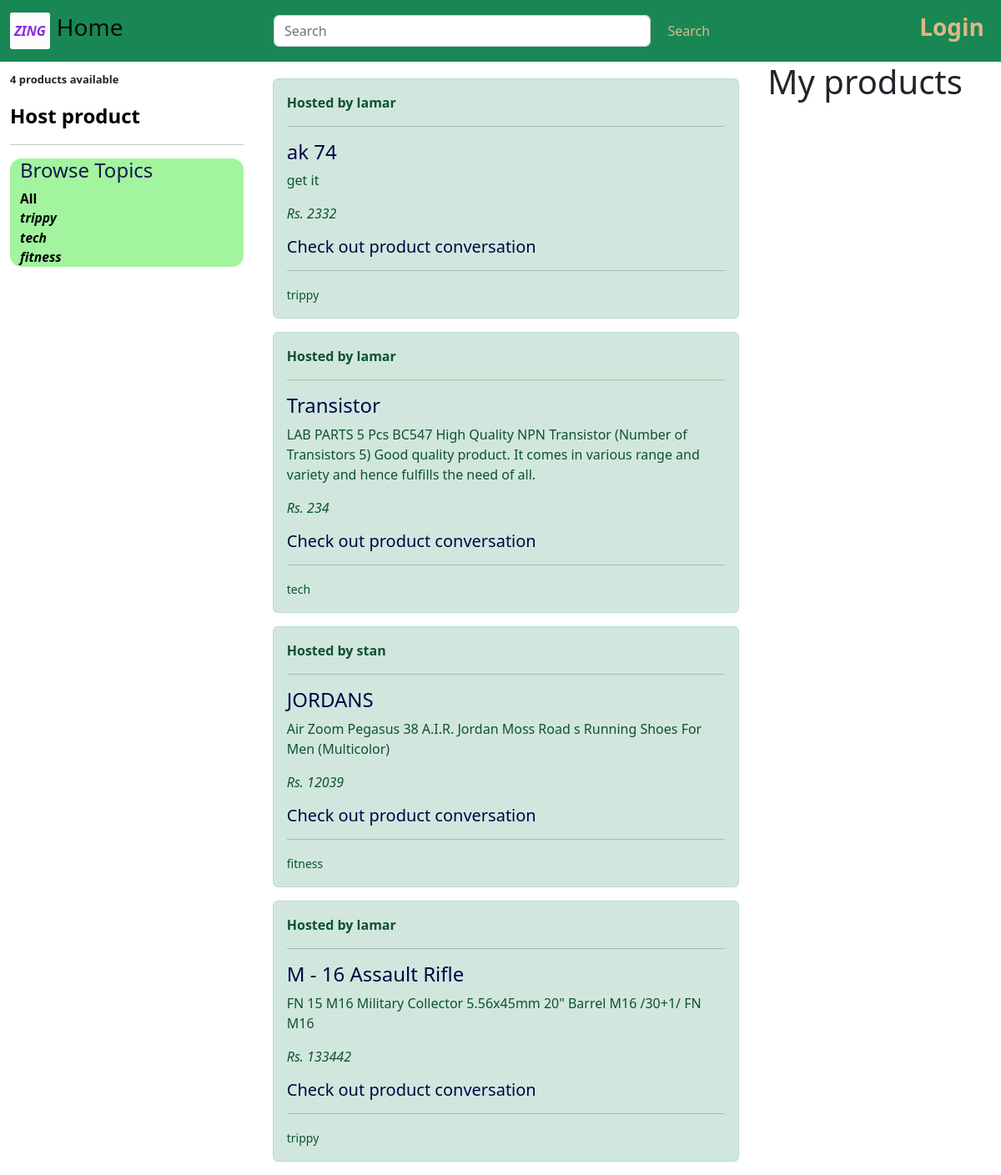
The page / on the database its author committed.
### base/models.py (models this page shows, shortened)
class category1(models.Model):
    name = models.CharField(max_length=200)
    def __str__(self):
        return self.name

class Productd(models.Model):
    category = models.ForeignKey(category1,on_delete=models.CASCADE,null=True)
    owner = models.ForeignKey(User,on_delete=models.CASCADE,null=True)
    product_name = models.CharField(max_length=500)
    price = models.IntegerField()
    description = models.TextField(max_length=1000)
    created = models.DateTimeField(auto_now_add=True)
    class Meta:
        ordering = ['created']

### base/views.py (the view)
# urls.py: path('', views.home,name='home'),
def home(request):
    q=request.GET.get('q')
    if request.GET.get('q')!=None:
        products223 = Productd.objects.filter(Q(category__name__icontains=q)
                                             |Q(product_name__icontains=q))
        categories = category1.objects.all()
    else:
        products223 = Productd.objects.all()
        categories = category1.objects.all()
    product_count=Productd.objects.all().count()
    context = {'products223':products223,'categories':categories,'product_count':product_count}
    return render(request,'base/home.html',context)

### base/templates/base/home.html (shortened to what this page needs)
{% extends "main.html" %}
{% block content %}
<div class="home-container">
  <div class="sidebar">
    <div class="cr">
      <b><p>{{product_count}} products available</p></b>
      <a href="{% url 'create-product' %}">Host product</a>
      <hr>
    </div>
    <div class="br">
      <h4>Browse Topics</h4>
    <a href="{% url 'home' %}">All</a>
    <br>
    {% for category in categories %}
      <i><a href="{% url 'home' %}?q={{category.name}}">{{category.name}}</a></i>
      <br>
    {% endfor %}
    </div>
  </div>
  <div class="products">
    {% for product in products223 %}
      {% if request.user != product.owner %}
    <div class="alert alert-success" role="alert">
      <b><span>Hosted by {{product.owner}}</span></b>
      <hr>
      <h4 class="alert-heading"><a href="#">{{product.product_name}}</a></h4>
      <p>{{product.description}}</p>
      <i><p>Rs. {{product.price}}</p></i>
      <h5><a href="{% url 'chat' product.id %}">Check out product conversation</a></h5>
      <hr>
      <p class="mb-0"><small>{{product.category}}</small></p>
    </div>
    {% endif %}
    {% endfor %}
    </div>
  <div class="mine">
    <h1>My products</h1>
    <br>
  </div>
</div>
{% endblock %}

### templates/main.html (shortened to what this page needs)
{% load static %}
<!DOCTYPE html>
<html lang="en">
<head>
    <link rel="stylesheet" type="text/css" href="{% static  'base/css/bootstrap.css' %}"/>
</head>
<body>
    {% include "navbar.html" %}
    {% block content %}
    {% endblock  %}
</body>
</html>

### templates/navbar.html (shortened to what this page needs)
<nav class="navbar navbar-expand-lg bg-success">
    <div class="container-fluid">
        <ul class="nav nav-pills nav-fill">
        <li class="nav-item1">
            <a href="{% url 'home' %}">ZING</a>
        </li>
        </ul>
      <div class="collapse navbar-collapse" id="navbarSupportedContent">
        <div class="nav1">
            <ul class="navbar-nav me-auto mb-2 mb-lg-0">
                <li class="nav-item">
                  <h3><a class="nav-link active" aria-current="page" href="{% url 'home' %}">Home</a></h3>
                </li>
            </ul>
        </div>
        <div class="nav2">
            <form class="d-flex" role="search" action="{% url 'home' %}" method="GET" >
                <input class="form-control me-2" type="search" name="q" placeholder="Search" aria-label="Search">
                <button class="btn btn-outline-success" type="submit">Search</button>
              </form>
        </div>
        <div class="nav3">
            <ul class="navbar-nav me-auto mb-2 mb-lg-0">
                {% if request.user.is_authenticated %}
                <li class="nav-item">
                  <h3><a class="nav-link" href="{% url 'logout' %}">Logout</a></h3>
                </li>
                {% else %}
                <li class="nav-item">
                    <h3><a class="nav-link" href="{% url 'login' %}">Login</a></h3>
                </li>
                {% endif %}
              </ul>
        </div>
      </div>
    </div>
</nav>

### templates/navbar.html (style rules this page uses)
.nav1 { flex: 1; }
.nav2 { flex: 2; }
.nav2 button { color: burlywood; }
.nav3 a { color: burlywood; font-weight: bold; }
.nav3 { padding-left: 230px; }
.nav-item1 { background-color: rgb(251, 251, 251); border-radius: 3px; padding: 10px; padding-left: 5px; padding-right: 5px; }
.nav-item1 a { font-weight: 700; font-style: oblique; text-decoration: none; color: blueviolet; }

### base/templates/base/home.html (style rules this page uses)
.home-container { display: flex; flex-direction: row; font-size:medium; }
.sidebar { padding: 1%; flex: 1; padding-right: 35px; border-radius: 3px; font-size:small; align-items: center; }
.products { flex:2; padding-top: 20px; }
.products a { text-decoration: none; color: rgb(3, 3, 71); }
.mine { flex: 1; padding-left: 34px; }
.br { background-color: rgb(163, 244, 158); border-radius: 14px; padding-left: 12px; align-items: center; }
.br h4 { font-style: normal; color: rgb(24, 24, 77); }
.br a { text-decoration: none; color: black; padding-top: 5px; font-weight: 600; font-size: larger; }
.cr a { text-decoration: none; color: black; font-weight:bold; font-size: x-large; }

### rows shown on the page
category1: name "trippy"
category1: name "tech"
category1: name "fitness"
Productd: owner "lamar", product_name "ak 74", description "get it", price "2332", category "trippy"
Productd: owner "lamar", product_name "Transistor", description "LAB PARTS 5 Pcs BC547 High Quality NPN Transistor (Number of Transistors 5) Good quality product. It comes in various range and variety and hence fulfills the need of all.", price "234", category "tech"
Productd: owner "stan", product_name "JORDANS", description "Air Zoom Pegasus 38 A.I.R. Jordan Moss Road s Running Shoes For Men (Multicolor)", price "12039", category "fitness"
Productd: owner "lamar", product_name "M - 16 Assault Rifle", description "FN 15 M16 Military Collector 5.56x45mm 20\" Barrel M16 /30+1/ FN M16", price "133442", category "trippy"

### other values the page prints
{{ product_count }} "4"
